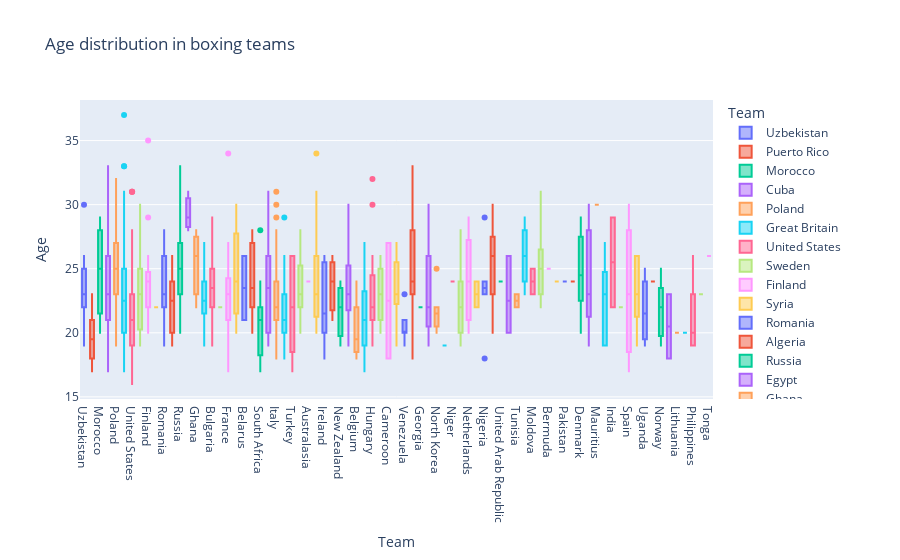

Source (notebook cell):
### Code cell
# plot the age distribution in teams using box plot
fig = px.box(
    df_boxing,
    x="Team",
    y="Age",
    color="Team",
    title="Age distribution in boxing teams",
)
fig.show()
